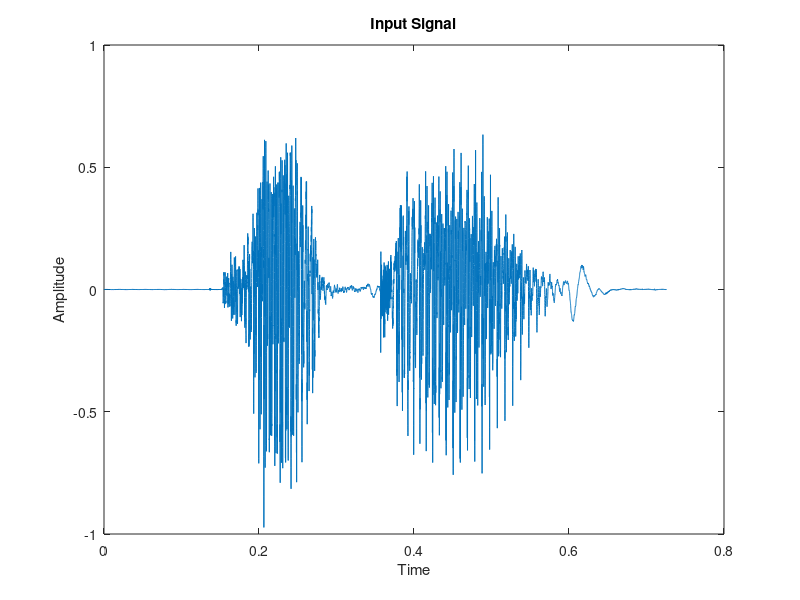
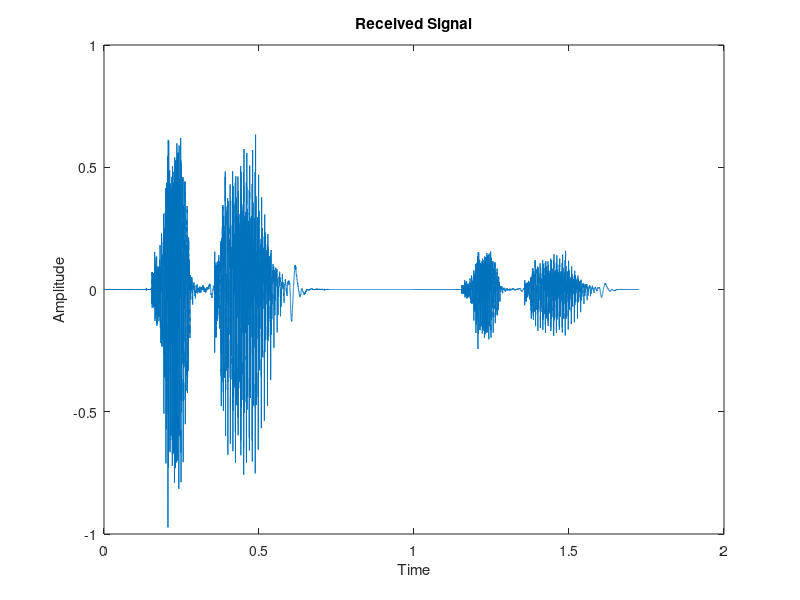

Source code (MATLAB) for these figures, in order: (Note: this script raises an error after producing the figures.)
 %% Name : Shreyash S Bharati %%
   %% Roll No : 220102094 %%

clear
close all
clc


%% Load the audio signals from .mat file %%
load Sound.mat
inp_signal=xx;
op_signal=yy;
Fs=fs;

%% Plot the input signal to visually inspect the peaks %%

t_inp=linspace(0,length(inp_signal)/fs,length(inp_signal));
figure;
plot(t_inp,inp_signal);
title('Input Signal');
xlabel('Time');
ylabel('Amplitude');

%% Plot the output signal to visually inspect the peaks %%

t_op=linspace(0,length(op_signal)/fs,length(op_signal));
figure;
plot(t_op,op_signal);
title('Received Signal');
xlabel('Time');
ylabel('Amplitude');

%% Find peaks in the output signal %%

[pks, locs] = findpeaks(op_signal, 'MinPeakHeight', 0.1, 'MinPeakDistance', length(xx));


%% Display the number of peaks %%

num_echos = length(pks)-1;
fprintf('Number of echoes: %d\n', num_echos);


%% Maximum amplitude of the transmitted signal %%

max_inp_amplitude = max(inp_signal);


%% Calculate attenuation factor for each peak %%

attenuation_factors = max_inp_amplitude ./ pks;


%% Display the attenuation factor for the echo %%

disp('Attenuation factor for the echo');
disp(attenuation_factors(2:end,1));


%% Calculate the time delay for each peak %%

time_delays = (locs-locs(1) )/ Fs;
disp('Time delay for the echo');
disp(time_delays(2:end,1));

